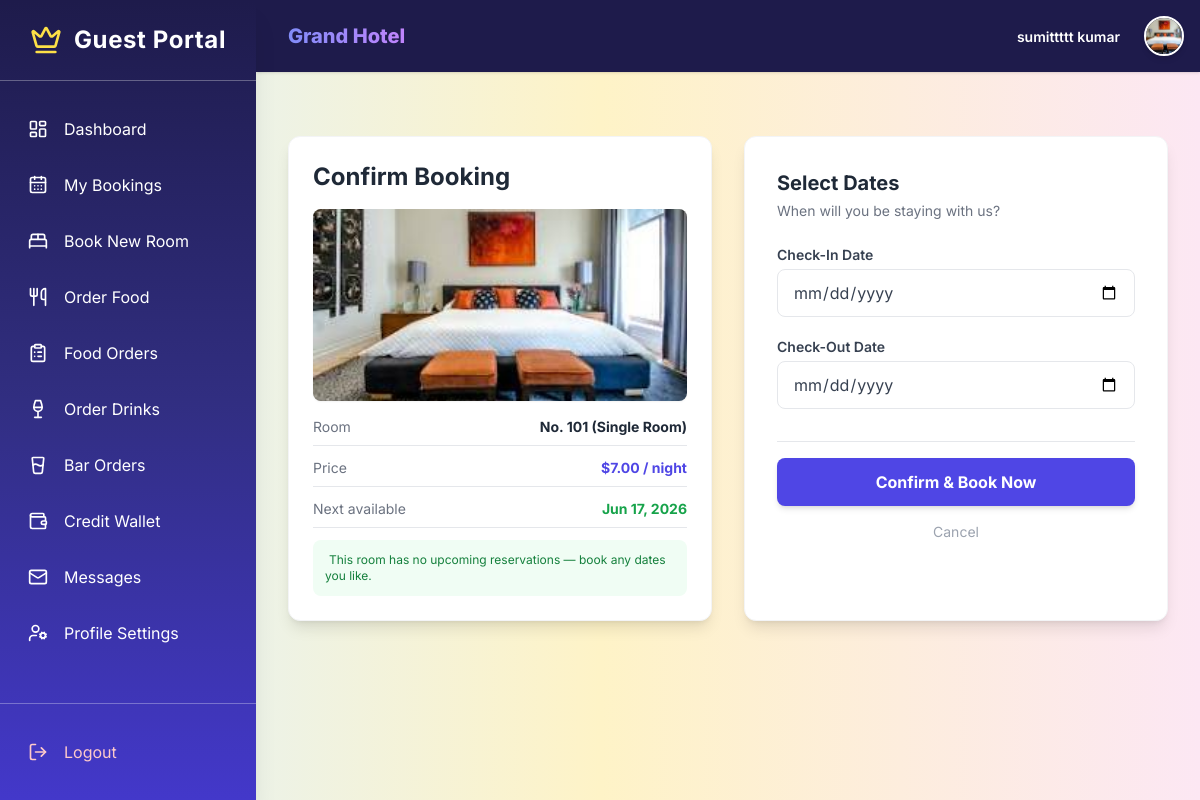
The app's page /book-room/2/ (signed in) with its own data.
### accounts/models.py (models this page shows, shortened)
class CustomUser(AbstractUser):
    ADMIN = 'admin'
    EMPLOYEE = 'employee'  # Unified role for all staff
    CUSTOMER = 'customer'
    ROLE_CHOICES = [
        (ADMIN, 'Admin'),
        (EMPLOYEE, 'Employee'),
        (CUSTOMER, 'Customer'),
    ]
    role = models.CharField(max_length=15, choices=ROLE_CHOICES)
    mobile = models.CharField(max_length=15, blank=True, null=True)
    profile_picture = models.ImageField(upload_to='profile_pics/', blank=True, null=True)
    objects = CustomUserManager()

class Room(models.Model):
    ROOM_TYPES = [
        ('single', 'Single Room'),
        ('double', 'Double Room'),
        ('suite', 'Suite'),
        ('deluxe', 'Deluxe Room'),
        ('family', 'Family Room'),
    ]
    AVAILABLE = 'available'
    OCCUPIED = 'occupied'
    DIRTY = 'dirty'
    MAINTENANCE = 'maintenance'
    STATUS_CHOICES = [
        (AVAILABLE, 'Available'),
        (OCCUPIED, 'Occupied'),
        (DIRTY, 'Dirty'),
        (MAINTENANCE, 'Maintenance'),
    ]
    room_number = models.CharField(max_length=10, unique=True)
    room_type = models.CharField(max_length=20, choices=ROOM_TYPES)
    price_per_night = models.DecimalField(max_digits=10, decimal_places=2)
    capacity = models.PositiveIntegerField(help_text="Number of people")
    description = models.TextField(blank=True)
    room_image = models.ImageField(upload_to='room_images/', blank=True, null=True)
    room_status = models.CharField(max_length=20, choices=STATUS_CHOICES, default=AVAILABLE)
    branch = models.ForeignKey('Branch', on_delete=models.SET_NULL, null=True, blank=True, related_name='rooms')

### accounts/views.py (the view)
# urls.py: path('book-room/<int:room_id>/', views.book_room, name='book_room'),
@login_required
def book_room(request, room_id):
    room = get_object_or_404(Room, id=room_id)
    if room.room_status == 'maintenance':
        messages.error(request, "Sorry, this room is currently under maintenance.")
        return redirect('room_list')
    if request.method == 'POST':
        form = BookingForm(request.POST)
        if form.is_valid():
            check_in = form.cleaned_data['check_in']
            check_out = form.cleaned_data['check_out']
            if not room_is_available(room, check_in, check_out):
                next_date = room_next_available_date(room)
                messages.error(
                    request,
                    f"Room {room.room_number} is already reserved for those dates. "
                    f"The next available date is {next_date:%b %d, %Y}. Please choose dates from then on."
                )
            else:
                booking = form.save(commit=False)
                booking.user = request.user
                booking.room = room
                booking.branch = room.branch
                booking.save()
                messages.success(request, f"Room {room.room_number} reserved! Please complete your payment to confirm the booking.")
                return redirect('pay_booking', booking_id=booking.id)
    else:
        form = BookingForm()
    return render(request, 'customer_panel/booking_form.html', {
        'room': room,
        'form': form,
        'booked_ranges': list(room_active_bookings(room)),
        'next_available': room_next_available_date(room),
    })

### accounts/forms.py (shortened to what this page needs)
class BookingForm(forms.ModelForm):
    check_in = forms.DateField(widget=forms.DateInput(attrs={'type': 'date', 'class': 'form-input'}))
    check_out = forms.DateField(widget=forms.DateInput(attrs={'type': 'date', 'class': 'form-input'}))
    class Meta:
        model = Booking
        fields = ['check_in', 'check_out']

### accounts/models.py (called while the page is built)
    @classmethod
    def load(cls):
        obj, _ = cls.objects.get_or_create(pk=1)
        return obj

### accounts/views.py (called while the page is built, shortened)
def room_active_bookings(room):
    today = timezone.now().date()
    return Booking.objects.filter(
        room=room, is_cancelled=False, actual_check_out__isnull=True, check_out__gte=today,
    ).order_by('check_in')

def room_next_available_date(room):
    today = timezone.now().date()
    bookings = list(room_active_bookings(room))
    if not bookings:
        return today

### templates/customer_panel/booking_form.html (shortened to what this page needs)
{% extends 'customer_panel/customerbase.html' %}
{% block customer_content %}
<div class="max-w-4xl mx-auto grid grid-cols-1 md:grid-cols-2 gap-8 mt-8">
    <div class="bg-white p-6 rounded-xl shadow-lg border border-gray-100 h-fit">
        <h2 class="text-2xl font-bold text-gray-800 mb-4">Confirm Booking</h2>
        {% if room.room_image %}
            <img src="{{ room.room_image.url }}" class="w-full h-48 object-cover rounded-lg mb-4 shadow-sm">
        {% endif %}
        <div class="space-y-3 text-sm">
            <div class="flex justify-between border-b pb-2">
                <span class="text-gray-500">Room</span>
                <span class="font-bold text-gray-800">No. {{ room.room_number }} ({{ room.get_room_type_display }})</span>
            </div>
            <div class="flex justify-between border-b pb-2">
                <span class="text-gray-500">Price</span>
                <span class="font-bold text-indigo-600">{{ site_currency }}{{ room.price_per_night|floatformat:2 }} / night</span>
            </div>
            <div class="flex justify-between border-b pb-2">
                <span class="text-gray-500">Next available</span>
                <span class="font-bold text-green-600">{{ next_available|date:"M d, Y" }}</span>
            </div>
            {% if booked_ranges %}
            <div class="bg-amber-50 text-amber-800 p-3 rounded-lg text-xs mt-4">
                <p class="font-bold mb-1"><i class="fa-solid fa-calendar-xmark mr-1"></i> Already reserved (not available):</p>
                <ul class="space-y-0.5">
                    {% for b in booked_ranges %}
                    <li class="line-through decoration-amber-500">{{ b.check_in|date:"M d, Y" }} → {{ b.check_out|date:"M d, Y" }}</li>
                    {% endfor %}
                </ul>
                <p class="mt-2 not-italic">Please pick dates outside the ranges above.</p>
            </div>
            {% else %}
            <div class="bg-green-50 text-green-700 p-3 rounded-lg text-xs mt-4">
                 This room has no upcoming reservations — book any dates you like.
            </div>
            {% endif %}
        </div>
    </div>
    <div class="bg-white p-8 rounded-xl shadow-lg border border-gray-100">
        <h2 class="text-xl font-bold text-gray-800 mb-1">Select Dates</h2>
        <p class="text-gray-500 text-sm mb-6">When will you be staying with us?</p>
        <form method="post">
            <div class="space-y-5">
                <div>
                    <label class="block text-sm font-semibold text-gray-700 mb-1">Check-In Date</label>
                    {{ form.check_in }}
                </div>
                <div>
                    <label class="block text-sm font-semibold text-gray-700 mb-1">Check-Out Date</label>
                    {{ form.check_out }}
                </div>
            </div>
            <div class="mt-8 pt-4 border-t">
                <button type="submit" class="w-full py-3 bg-indigo-600 text-white font-bold rounded-lg hover:bg-indigo-700 shadow-md transition transform hover:-translate-y-0.5">
                    Confirm & Book Now
                </button>
                <a href="{% url 'room_list' %}" class="block text-center mt-4 text-gray-400 hover:text-gray-600 text-sm">Cancel</a>
            </div>
        </form>
    </div>
</div>
{% endblock %}

### templates/customer_panel/customerbase.html (shortened to what this page needs)
{% load static %}
<!DOCTYPE html>
<html lang="en">
<head>
  <script src="https://cdn.tailwindcss.com"></script>
</head>
<body class="bg-gray-50">
<div class="flex min-h-screen">
  <aside id="sidebar" class="sidebar w-64 flex-shrink-0 fixed inset-y-0 left-0 z-30 flex flex-col transform -translate-x-full md:translate-x-0 shadow-xl transition-transform duration-300">
    <div class="flex items-center justify-center p-6 border-b border-white/30">
      <i data-lucide="crown" class="w-8 h-8 mr-3 text-yellow-300"></i>
      <h1 class="text-2xl font-bold tracking-wide">Guest Portal</h1>
    </div>
    <nav class="flex-1 min-h-0 overflow-y-auto px-4 py-6 space-y-2">
      <a href="{% url 'customer_dashboard' %}" class="sidebar-link flex items-center p-3 rounded-lg transition-all {% if request.resolver_match.url_name == 'customer_dashboard' %}active{% endif %}">
        <i data-lucide="layout-dashboard" class="w-5 h-5 mr-4"></i>
        <span>Dashboard</span>
      </a>
      <a href="{% url 'customer_bookings' %}" class="sidebar-link flex items-center p-3 rounded-lg transition-all {% if request.resolver_match.url_name == 'customer_bookings' %}active{% endif %}">
        <i data-lucide="calendar-days" class="w-5 h-5 mr-4"></i>
        <span>My Bookings</span>
      </a>
      <a href="{% url 'room_list' %}" class="sidebar-link flex items-center p-3 rounded-lg transition-all">
        <i data-lucide="bed-double" class="w-5 h-5 mr-4"></i>
        <span>Book New Room</span>
      </a>
      <a href="{% url 'order_food' %}" class="sidebar-link flex items-center p-3 rounded-lg transition-all {% if request.resolver_match.url_name == 'order_food' %}active{% endif %}">
        <i data-lucide="utensils" class="w-5 h-5 mr-4"></i>
        <span>Order Food</span>
      </a>
      <a href="{% url 'customer_food_history' %}" class="sidebar-link flex items-center p-3 rounded-lg transition-all {% if request.resolver_match.url_name == 'customer_food_history' %}active{% endif %}">
        <i data-lucide="clipboard-list" class="w-5 h-5 mr-4"></i>
        <span>Food Orders</span>
      </a>
      <a href="{% url 'order_drinks' %}" class="sidebar-link flex items-center p-3 rounded-lg transition-all {% if request.resolver_match.url_name == 'order_drinks' %}active{% endif %}">
        <i data-lucide="wine" class="w-5 h-5 mr-4"></i>
        <span>Order Drinks</span>
      </a>
      <a href="{% url 'customer_bar_history' %}" class="sidebar-link flex items-center p-3 rounded-lg transition-all {% if request.resolver_match.url_name == 'customer_bar_history' %}active{% endif %}">
        <i data-lucide="glass-water" class="w-5 h-5 mr-4"></i>
        <span>Bar Orders</span>
      </a>
      <a href="{% url 'customer_wallet' %}" class="sidebar-link flex items-center p-3 rounded-lg transition-all {% if request.resolver_match.url_name == 'customer_wallet' %}active{% endif %}">
        <i data-lucide="wallet" class="w-5 h-5 mr-4"></i>
        <span>Credit Wallet</span>
      </a>
      <a href="{% url 'inbox' %}" class="sidebar-link flex items-center p-3 rounded-lg transition-all {% if request.resolver_match.url_name == 'inbox' %}active{% endif %}">
        <i data-lucide="mail" class="w-5 h-5 mr-4"></i>
        <span>Messages</span>
      </a>
      <a href="{% url 'customer_profile' %}" class="sidebar-link flex items-center p-3 rounded-lg transition-all {% if request.resolver_match.url_name == 'customer_profile' %}active{% endif %}">
        <i data-lucide="user-cog" class="w-5 h-5 mr-4"></i>
        <span>Profile Settings</span>
      </a>
    </nav>
    <div class="shrink-0 px-4 py-6 border-t border-white/30">
      <form action="{% url 'logout' %}" method="post">
        <button type="submit" class="w-full sidebar-link flex items-center p-3 rounded-lg text-red-200 hover:bg-red-500 hover:text-white transition-all">
          <i data-lucide="log-out" class="w-5 h-5 mr-4"></i>
          <span>Logout</span>
        </button>
      </form>
    </div>
  </aside>
  <div id="main-content" class="main-content flex-1 flex flex-col md:ml-64 transition-all duration-300">
    <header class="shadow p-4 flex items-center justify-between sticky top-0 z-20">
      <div class="flex items-center space-x-4">
        <span class="brand-text text-xl">Grand Hotel</span>
      </div>
      <div class="flex items-center space-x-4">
        <div class="flex flex-col text-right mr-2 hidden md:block">
            <span class="text-sm font-semibold">{{ user.get_full_name|default:user.username }}</span>
        </div>
        <div class="relative">
            {% if user.profile_picture %}
                <img src="{{ user.profile_picture.url }}" alt="Profile" class="w-10 h-10 rounded-full border-2 border-white shadow-md object-cover">
            {% else %}
                <div class="w-10 h-10 rounded-full bg-indigo-500 flex items-center justify-center text-white font-bold border-2 border-white shadow-md">
                    {{ user.username|first|upper }}
                </div>
            {% endif %}
        </div>
      </div>
    </header>
    <main class="flex-1 p-6 md:p-8 overflow-y-auto">
      {% block customer_content %}{% endblock %}
    </main>
  </div>
</div>
</body>
</html>

### templates/customer_panel/customerbase.html (style rules this page uses)
body { background: linear-gradient(to right, #e0f2fe, #fef3c7, #fce7f3); font-family: 'Inter', sans-serif; }
.sidebar { background: linear-gradient(to bottom, #1e1b4b, #312e81, #4338ca); color: white; }
header { background: #1e1b4b; color: white; }
.brand-text { background: linear-gradient(to right, #818cf8, #c084fc); -webkit-background-clip: text; -webkit-text-fill-color: transparent; font-weight: 800; }

### templates/customer_panel/booking_form.html (style rules this page uses)
.form-input { width: 100%; padding: 10px 15px; border: 1px solid #e5e7eb; border-radius: 8px; outline: none; color: #374151; }

### records on screen
CustomUser: get_full_name "sumittttt kumar", profile_picture (picture)
Room: room_image (picture), room_number "101", room_type "Single Room", price_per_night "7.00"

### other values on screen
{{ site_currency }} "$"
{{ next_available|date:"M d, Y" }} "Jun 17, 2026"
